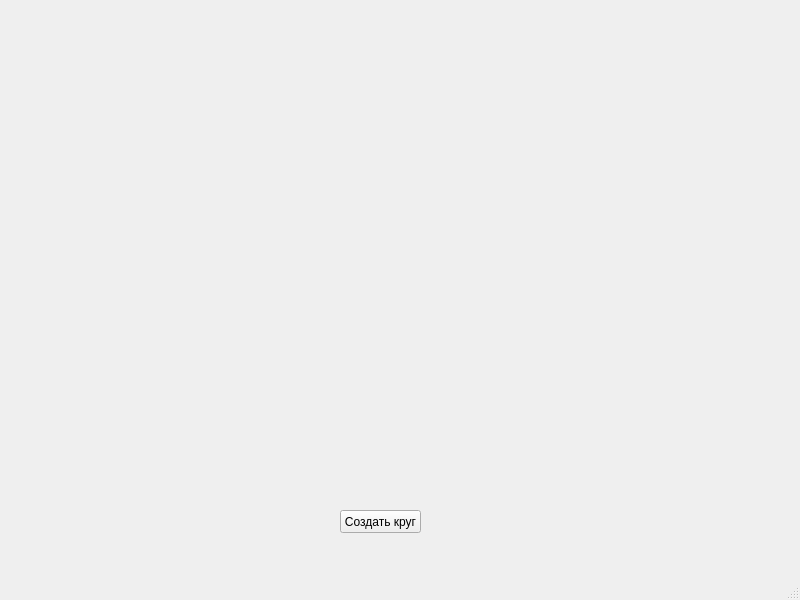
<?xml version="1.0" encoding="UTF-8"?>
<ui version="4.0">
 <class>MainWindow</class>
 <widget class="QMainWindow" name="MainWindow">
  <property name="geometry">
   <rect>
    <x>0</x>
    <y>0</y>
    <width>800</width>
    <height>600</height>
   </rect>
  </property>
  <property name="windowTitle">
   <string>MainWindow</string>
  </property>
  <widget class="QWidget" name="centralwidget">
   <widget class="QPushButton" name="pushButton">
    <property name="geometry">
     <rect>
      <x>340</x>
      <y>510</y>
      <width>81</width>
      <height>23</height>
     </rect>
    </property>
    <property name="layoutDirection">
     <enum>Qt::LeftToRight</enum>
    </property>
    <property name="text">
     <string>Создать круг</string>
    </property>
   </widget>
  </widget>
  <widget class="QMenuBar" name="menubar">
   <property name="geometry">
    <rect>
     <x>0</x>
     <y>0</y>
     <width>800</width>
     <height>21</height>
    </rect>
   </property>
  </widget>
  <widget class="QStatusBar" name="statusbar"/>
 </widget>
 <resources/>
 <connections/>
</ui>
